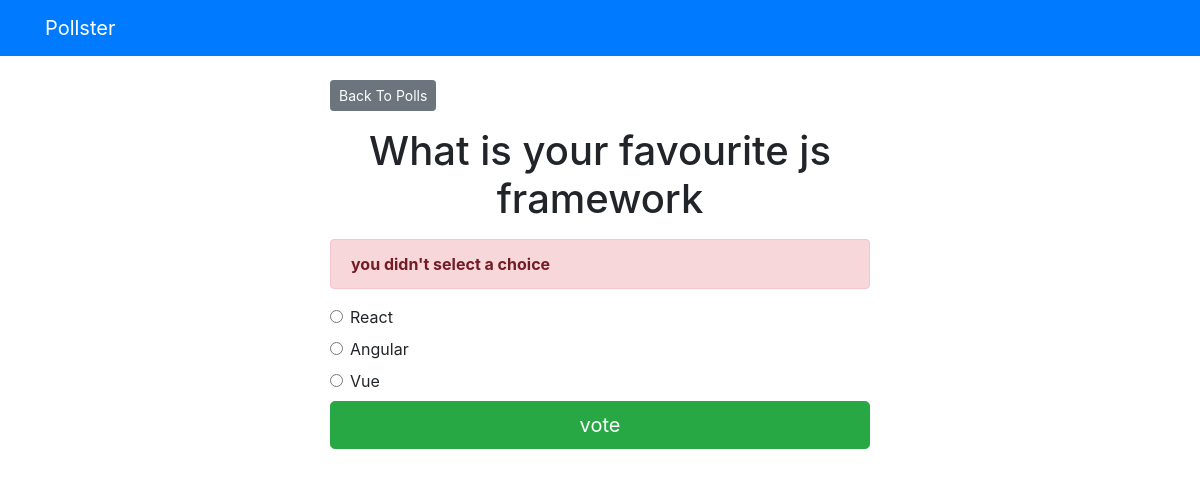
Page /polls/2/vote on the committed database.
### polls/models.py (models this page shows, shortened)
class Question(models.Model):
    question_text = models.CharField(max_length=200)
    pub_date = models.DateTimeField('date published')

class Choice(models.Model):
    question = models.ForeignKey("Question",  on_delete=models.CASCADE)
    choice_text = models.CharField( max_length=200)
    votes = models.IntegerField(default=0)

### polls/views.py (the view)
# urls.py: path('<int:question_id>/vote', views.vote, name="vote")
def vote(request, question_id):
    question = get_object_or_404(Question, pk= question_id)
    try:
        selected_choice = question.choice_set.get(pk=request.POST['choice'])
    except (KeyError, Choice.DoesNotExist):
        return render(request, 'polls/details.html', {
            'question': question, 'error_message': "you didn't select a choice"
        })
    else:
        selected_choice.votes +=1
        selected_choice.save()
        return HttpResponseRedirect(reverse('polls:results', args=(question.id,)))

### templates/polls/details.html
{% extends 'base.html' %} {% block content %}
<a href="{% url 'polls:index' %}" class="btn btn-secondary btn-sm mb-3">Back To Polls</a>
<h1 class="text-center mb-3">{{ question.question_text}}</h1>
{% if error_message %}
<p class="alert alert-danger">
    <strong>{{ error_message}}</strong>
</p>
{% endif %}
<form action="{% url 'polls:vote' question.id %}" method="post">
    {% csrf_token %} {% for choice in question.choice_set.all %}
    <div class="form-check">
        <input type="radio" name="choice" class="form-check-input" id="choice{{ forloop.counter }}" value="{{ choice.id}}">
        <label for="choice{{ forloop.counter }}">{{ choice.choice_text}}</label>
    </div>
    {% endfor %}
    <input type="submit" value="vote" class="btn btn-success btn-lg btn-block">
</form>{% endblock %}

### rows in the picture
Question: question_text "What is your favourite js framework"
Choice: choice_text "React"
Choice: choice_text "Angular"
Choice: choice_text "Vue"

### other values in the picture
{{ error_message }} "you didn't select a choice"
